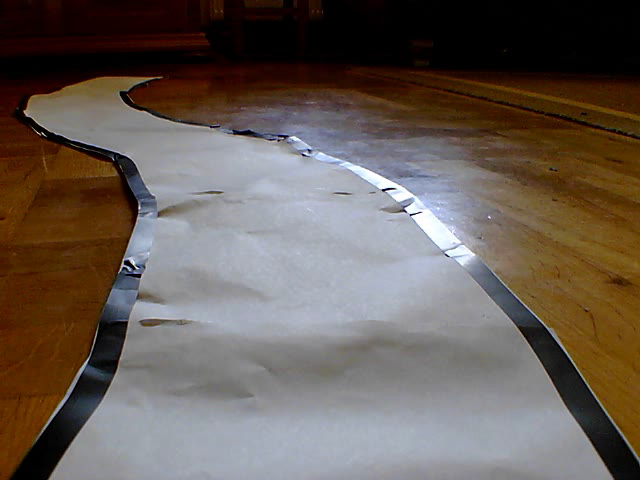
#> input picture frame 9 of assets/outpy.avi, 640 x 480 px, given in place of out2.avi, which was not available
$ python main.py
#> lines starting #> are read from the running program, lines starting #| are printed output that depends on the picture; pictures that were not available may be replaced by others from this repository, and a replacement may not be noted
import cv2
import numpy as np
import matplotlib
import matplotlib.pyplot as plt

def find_lane_center(frame, detection_line, offset):
    gray = cv2.cvtColor(frame, cv2.COLOR_BGR2GRAY)
    blur = cv2.GaussianBlur(gray, (15,15), 0)

    height, width, _ = frame.shape
    detection_line = 380
    offset = 20

    line_intensity = blur[detection_line - offset : detection_line + offset, :]
    line_intensity = np.mean(line_intensity, axis=0)
    gradient = np.gradient(line_intensity)

    right = np.argmin(gradient[ width // 2 : ]) + width // 2
    left = np.argmax(gradient[ : width // 2 ])
    middle = (left + right) // 2

    return middle

def main():
    cap = cv2.VideoCapture('assets/out2.avi')

    if not cap.isOpened():
        print("Error: Could not open video.")
        exit()

    detection_line = 380
    offset = 20

    avg = 320

    while True:
        ret, frame = cap.read()
#> frame is the input picture: shape (480, 640, 3); mean B, G, R 84.9, 92, 103

        if not ret:
            print("Can't receive frame (stream end?). Exiting ...")
            break

        height, width, _ = frame.shape
#> height = 480; width = 640

        middle = find_lane_center(frame, detection_line, offset)
#> in find_lane_center, `gray = cv2.cvtColor(frame, cv2.COLOR_BGR2GRAY)`:
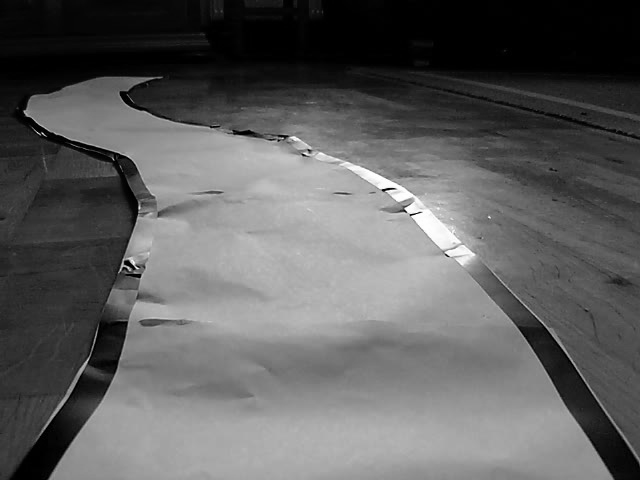
#> gray: shape (480, 640); min 0, max 255, mean 94.4
#> in find_lane_center, `blur = cv2.GaussianBlur(gray, (15,15), 0)`:
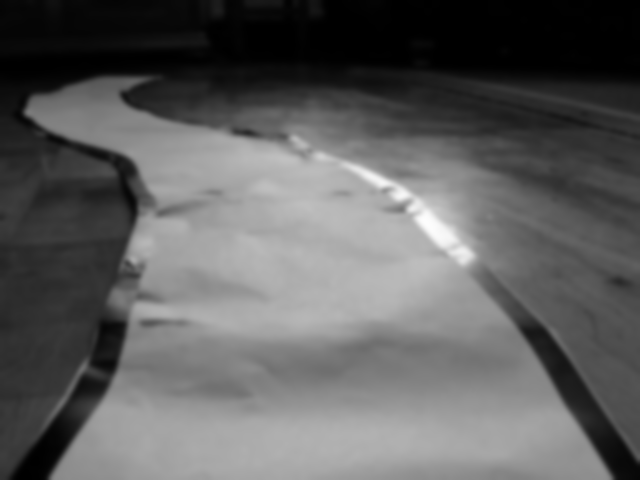
#> blur: shape (480, 640); min 0, max 253, mean 94.4
#> in find_lane_center, `line_intensity = blur[detection_line - offset : detection_line + offse..`:
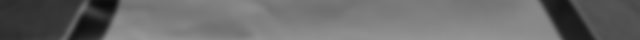
#> line_intensity: shape (40, 640); min 10, max 151, mean 105.4
#> in find_lane_center, `line_intensity = np.mean(line_intensity, axis=0)`: line_intensity = 640 values, max 136.2 at index 533, min 28.5 at index 566, mean 105.4
#> in find_lane_center, `gradient = np.gradient(line_intensity)`: gradient = 640 values, max 6.49 at index 115, min -5.11 at index 551, mean 0.0489
#> in find_lane_center, `right = np.argmin(gradient[ width // 2 : ]) + width // 2`: right = 551
#> in find_lane_center, `left = np.argmax(gradient[ : width // 2 ])`: left = 115
#> in find_lane_center, `middle = (left + right) // 2`: middle = 333
#> middle = 333
        avg = avg * 0.8 + middle * 0.2
#> avg = 322.6

        cv2.line(frame, (0, detection_line), (width, detection_line), (255, 0, 0), 5)
        cv2.circle(frame, (int(avg), detection_line), 20, (0, 255, 0), -1)
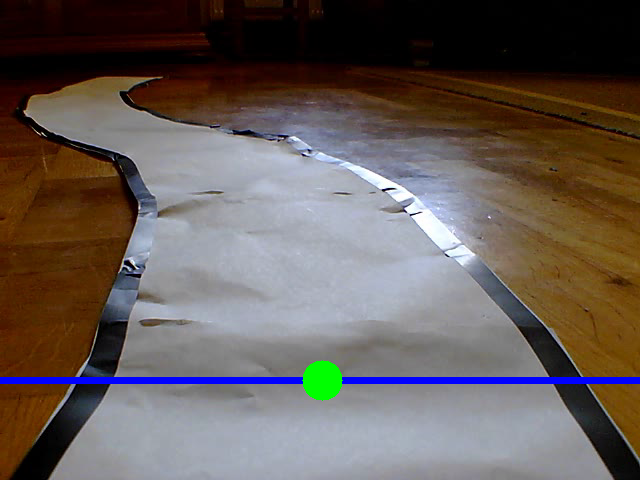
#> frame: shape (480, 640, 3); mean B, G, R 86.6, 91.1, 101
        cv2.imshow('Frame', frame)

        if cv2.waitKey(75) & 0xFF == ord('q'):
#> (key q is pressed here)
            break

    cap.release()
    cv2.destroyAllWindows()

if __name__ == '__main__':
    main()

$ run again, starting later in the video
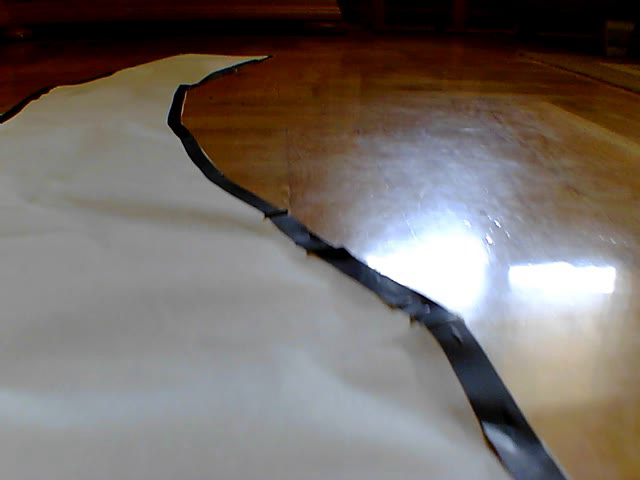
#> input picture frame 43 of assets/outpy.avi, 640 x 480 px, given in place of out2.avi, which was not available
#> in main, frame is the input picture: shape (480, 640, 3); mean B, G, R 105.2, 110, 118.3
#> in find_lane_center, `line_intensity = blur[detection_line - offset : detection_line + offse..`:
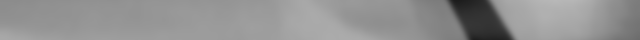
#> line_intensity: shape (40, 640); min 28, max 184, mean 145.2
#> in find_lane_center, `line_intensity = np.mean(line_intensity, axis=0)`: line_intensity = 640 values, max 172.4 at index 545, min 46.15 at index 473, mean 145.2
#> gradient = 640 values, max 4.69 at index 504, min -3.95 at index 453, mean -0.0497
#> right = 453
#> left = 280
#> in find_lane_center, `middle = (left + right) // 2`: middle = 366
#> avg = 329.2
#> in main, `cv2.circle(frame, (int(avg), detection_line), 20, (0, 255, 0), -1)`:
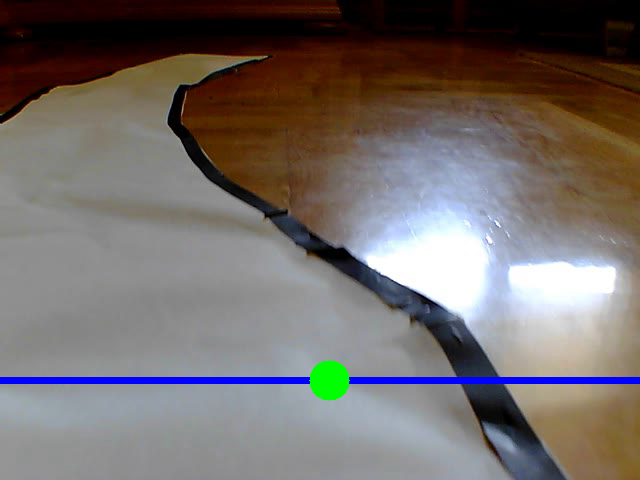
#> frame: shape (480, 640, 3); mean B, G, R 106.1, 108.4, 115.7

$ run again, starting later in the video
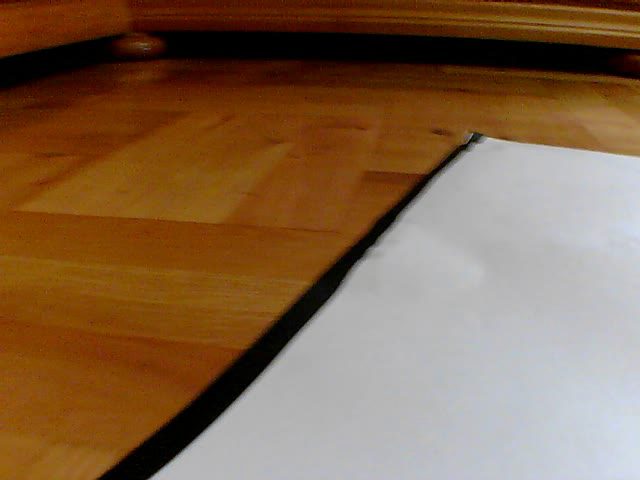
#> input picture frame 76 of assets/outpy.avi, 640 x 480 px, given in place of out2.avi, which was not available
#> in main, frame is the input picture: shape (480, 640, 3); mean B, G, R 73.6, 101.1, 131.6
#> in find_lane_center, `line_intensity = blur[detection_line - offset : detection_line + offse..`:
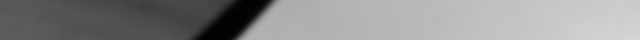
#> line_intensity: shape (40, 640); min 1, max 213, mean 140
#> in find_lane_center, `line_intensity = np.mean(line_intensity, axis=0)`: line_intensity = 640 values, max 207.1 at index 637, min 9.3 at index 232, mean 140
#> gradient = 640 values, max 4.61 at index 258, min -1.8 at index 217, mean 0.183
#> right = 620
#> left = 258
#> in find_lane_center, `middle = (left + right) // 2`: middle = 439
#> avg = 343.8
#> in main, `cv2.circle(frame, (int(avg), detection_line), 20, (0, 255, 0), -1)`:
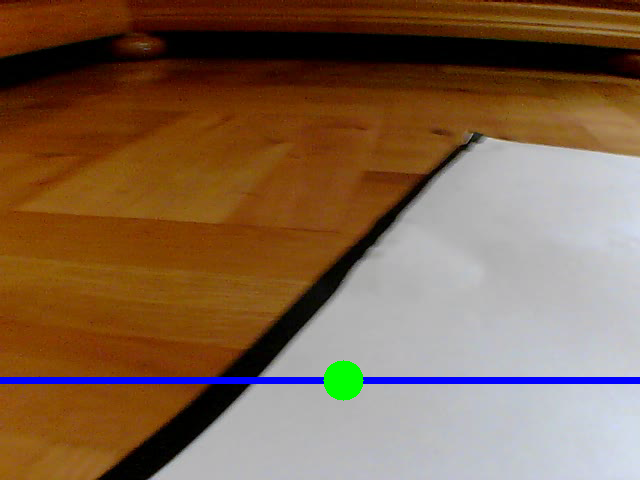
#> frame: shape (480, 640, 3); mean B, G, R 74.8, 99.6, 128.8
